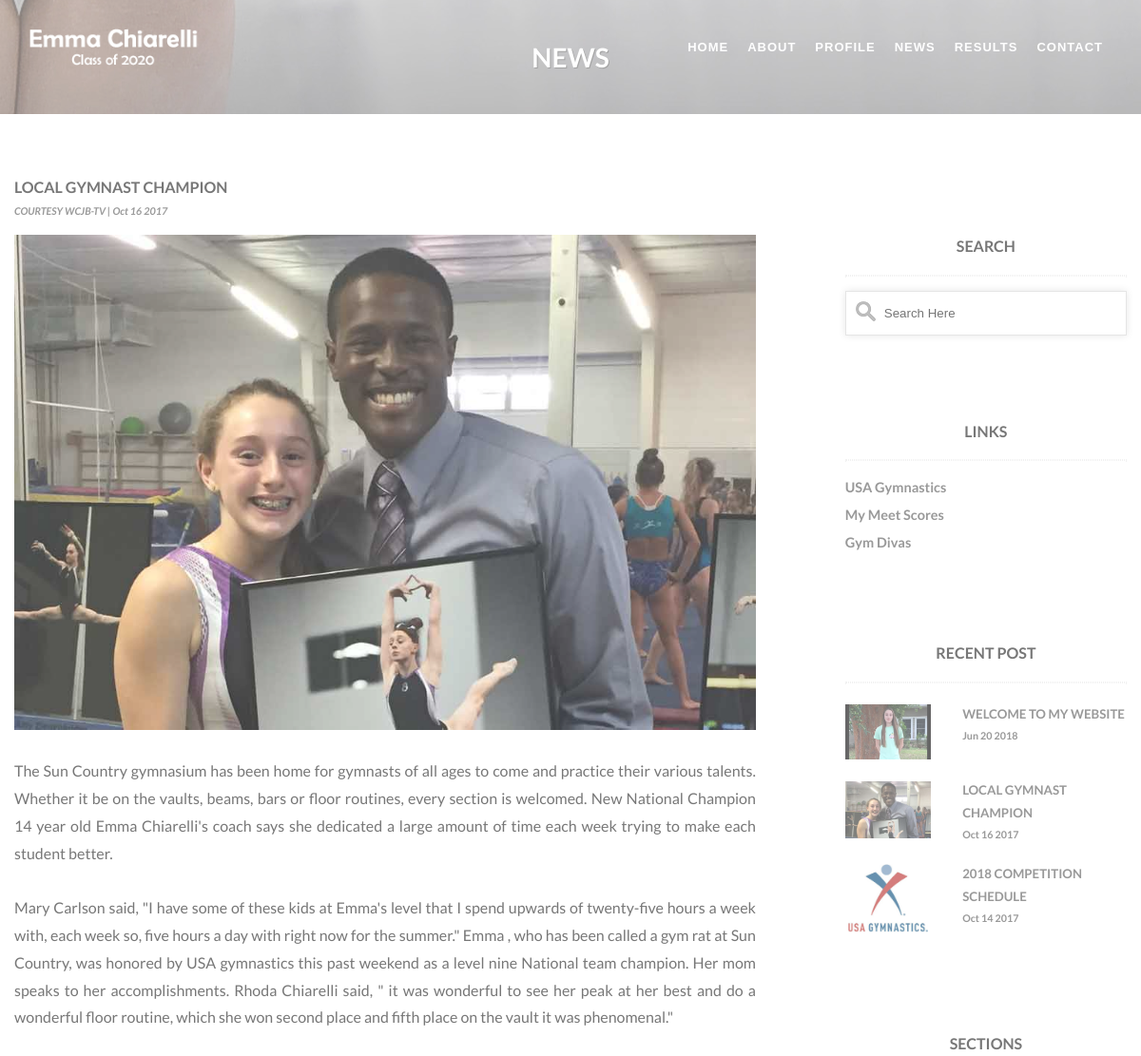
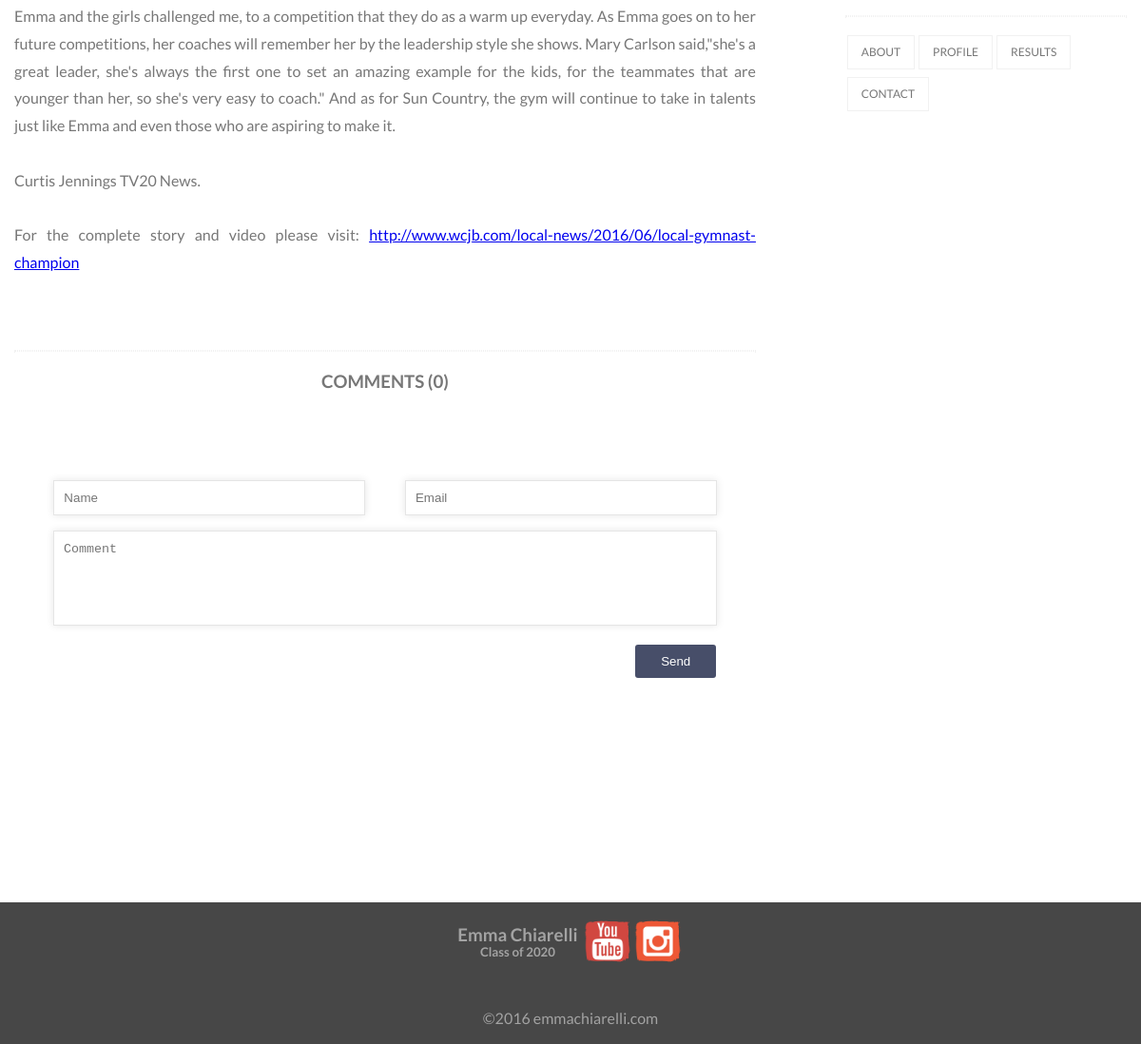
The page /article.php?articleid=1005 on the database its author committed (2 pictures, top to bottom).
### tables this page shows
CREATE TABLE `article` (
  `articleid` int(11) NOT NULL,
  `title` varchar(250) DEFAULT NULL,
  `date` date DEFAULT NULL,
  `body` text,
  `authorid` int(11) NOT NULL,
  `video` varchar(250) DEFAULT NULL,
  `image` varchar(250) DEFAULT NULL,
  `youtube` varchar(300) DEFAULT NULL,
  `html` text
);

CREATE TABLE `author` (
  `authorid` int(11) NOT NULL,
  `name` varchar(150) DEFAULT NULL
);

### src/emmachiarelli_sql.php (called while the page is built, shortened)
<?php
function sql($query, $columnid = null, $event = 0) {
	switch($query) {
		case "recentpost_sql" :
			$sql = "SELECT article.articleid, article.title, author.name, DATE_FORMAT(article.date,'%b %d %Y') AS date, article.body, article.video, article.image, article.youtube, article.html FROM article
				INNER JOIN author
				on article.authorid=author.authorid
				WHERE article.articleid >= 1003
				ORDER BY article.date DESC
				LIMIT ".$columnid."";
			break;
		case "article_sql" :
			$sql = "SELECT article.articleid, article.title, author.name, DATE_FORMAT(article.date,'%b %d %Y') AS date, article.body, article.video, article.image, article.youtube, article.html FROM article
				INNER JOIN author
				on article.authorid=author.authorid
				WHERE article.articleid = ".$columnid."";
			break;
		case "article_comments_sql" :
			$sql = "SELECT DATE_FORMAT(date,'%b %d %Y %h:%i %p') AS date, name, text FROM comments
				WHERE articleid = ".$columnid."";
			break;
	}
	return $sql;
}
?>

### src/emmachiarelli_article.php (the view, shortened to what this page needs)
<?php
function display_article($result) {
	echo '<div class="blog">';
	if ($result->num_rows > 0) {
		while($row = $result->fetch_assoc()) {
			echo '<div class="blog">
				<h4>'.strtoupper(format_output($row["title"])).'</h4>';
			if($row["articleid"] <= 1002) {
				echo '<br>';
			}
			else {
				echo '<h6><i>'.strtoupper($row["name"]).'   |   '.$row["date"].'</i></h6>';
				if($row["youtube"]) {
					echo '<iframe class="blog-video" src="'.$row["youtube"].'" frameborder="0" allowfullscreen></iframe>';
				}
				else if($row["video"]) {
					echo '<div class="query-media">
						<video id="video-query-full" controls>
						<source type="video/mp4" src="'.$row["video"].'">
						</video>
						</div>';
				}
				else {
					echo '<img src="'.$row["image"].'" class="blog-image" alt="'.$row["title"].'">';
				}
			}
			if($row["articleid"] > 1002) {
				echo '<br>';
			}
			echo '<p>'.format_output($row["body"]).'</p>';
			echo '</div>';
		}
	}
	echo '</div>';
}
function display_recent_post($result) {
	echo '<h4 class="sidebar-post">RECENT POST</h4>
		<hr>
		<ul class="post">';
	if ($result->num_rows > 0) {
		while($row = $result->fetch_assoc()) {
			echo '<li>
				<div class="col-5">
					<a href="article.php?articleid='.$row["articleid"].'">
						<img src="'.$row["image"].'" class="post-image-small" alt="'.$row["title"].'">
					</a>
				</div>
				<div class="col-7 post-heading">
					<a href="article.php?articleid='.$row["articleid"].'">
						<h5>'.strtoupper(format_output($row["title"])).'</h5>
						<h6>'.$row["date"].'</h6>
					</a>
				</div>
				</li>';
		}
	}
	echo '</ul>';
}
?>

### src/emmachiarelli_comments.php (shortened to what this page needs)
<?php
function display_comments($result) {
	echo '<div class="comments">';
}
function display_comments_form($columnid, $class) {
	echo '<form class="form" name="commentform" action="'.htmlspecialchars($_SERVER["PHP_SELF"]).'" method="POST">
		<div class="'.$class.'-input">
			<input type="text" name="name" id="name" placeholder="Name" required>
			<input type="email" name="email" id="email" placeholder="Email" required>
		</div>
		<div class="'.$class.'-textarea">
			<textarea name="comment" id="comment" placeholder="Comment" required></textarea>
		</div>
		<div class="submit '.$class.'-submit">';
	echo '<input type="submit" value="Send">
		</div>
	</form>';
}
function format_output($data) {
	$data = str_replace("\\r\\n", "<br>", $data);
	$data = str_replace("\\", "", $data);
	return $data;
}
?>

### css/style.css (style rules this page uses)
* { box-sizing: border-box; margin: 0; padding: 0; border: 0; }
html { position: relative; min-height: 100%; }
body { margin-bottom: 25%; color: #777; line-height: 1.8; }
body, h1, h2, h3, h4, h5, h6 { font-family: "Lato", sans-serif; }
h3, h4, h5, h6 { text-align: center; }
h6 { color: #999; }
p { text-align: justify; }
hr { border: 1px dotted #f1f1f1; margin: 15px 0 15px 0; }
.col-5 { width: 41.66%; float: left; }
.col-7 { width: 58.33%; float: left; }
.blog { width: 100%; display: block; padding-bottom: 4%; }
.blog h4 { text-align: left; }
.blog h6 { text-align: left; padding-bottom: 2%; }
.blog-image { max-width: 100%; display: block; margin: auto; height: auto; opacity: 0.8; }
.comments-input input { margin: 0 2.5% 0 2.5%; }
.comments-input, .comments-textarea { text-align: center; }
.comments-submit { text-align: right; padding-left: 50%; }
.post-image-small { float: left; width: 90px; height: auto; margin: 1% 0 1% 0; opacity: 0.6; }
.post-heading h5, .post-heading h6 { text-align: left; float: left; color: #999; }
.post li { display: inline-block; list-style-type: none; margin: 2% 0 2% 0; }
.contact-title, .contact-input input, .contact-textarea input, .submit input { margin: 1% 5% 1% 0; }
.contact-input input, .comments-input input, textarea { padding: 10px; border: 1px solid #E5E5E5; width: 42%; color: #999999; box-shadow: rgba(0, 0, 0, 0.1) 0px 0px 8px; -moz-box-shadow: rgba(0, 0, 0, 0.1) 0px 0px 8px; -webkit-box-shadow: rgba(0, 0, 0, 0.1) 0px 0px 8px; }
textarea { width: 89.5%; height: 100px; max-width: 89.5%; line-height: 18px; margin-top: 2%; resize: none; }
.submit { margin: 1% 3% 3% 0; text-align: right; }
.submit input { width: 85px; height: 35px; background-color: #474E69; color: #FFF; cursor: pointer; border-radius: 3px; -moz-border-radius: 3px; -webkit-border-radius: 3px; }

### css/navigation.css (style rules this page uses)
ul li a { font-family: "Lato", sans-serif; text-decoration: none; }
a { transition: all 0.3s ease 0s; -moz-transition: all 0.3s ease 0s; -webkit-transition: all 0.3s ease 0s; -o-transition: all 0.3s ease 0s; }

### rows shown on the page
article: title "LOCAL GYMNAST CHAMPION The Sun Country gymnasium has been home for gymnasts of all ages to come and practice their various talents. Whether it be on the vaults, beams, bars or floor routines, every section is welcomed. New National Champion 14 year old Emma Chiarelli's coach says she dedicated a large amount of time each week trying to make each student better. Mary Carlson said, \"I have some of these kids at Emma's level that I spend upwards of twenty-five hours a week with, each week so, five hours a day with right now for the summer.\" Emma , who has been called a gym rat at Sun Country, was honored by USA gymnastics this past weekend as a level nine National team champion. Her mom speaks…", authorid.name "COURTESY WCJB-TV", date "Oct 16 2017", image (picture), title "LOCAL GYMNAST CHAMPION"
article: image (picture), title "WELCOME TO MY WEBSITE", date "Jun 20 2018"
article: image (picture), title "2018 COMPETITION SCHEDULE", date "Oct 14 2017"

### other values the page prints
$name "HOME"
$name "ABOUT"
$name "PROFILE"
$name "NEWS"
$name "RESULTS"
$name "CONTACT"
$title "NEWS"
$comments->num_rows "0"
